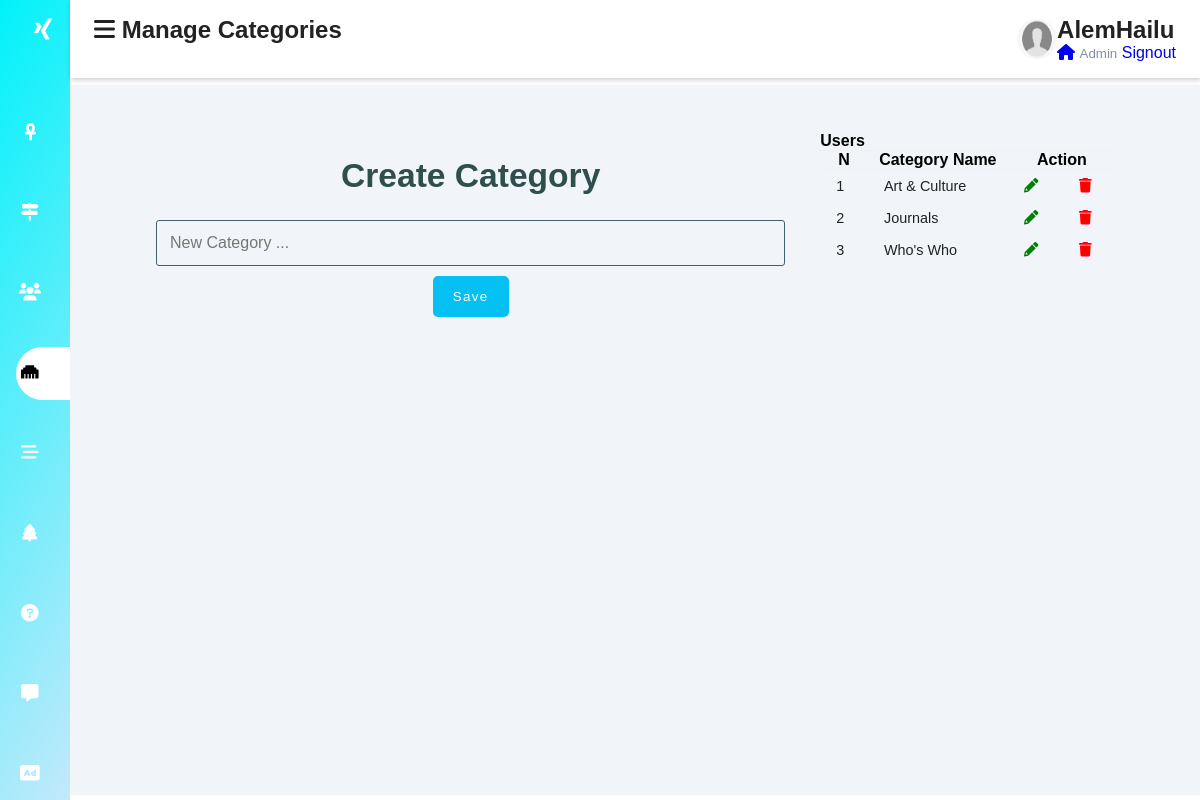
Screenshot of /admin/categories.php (signed in) with the database file from the repository.
### tables this page shows
CREATE TABLE users (
    id int AUTO_INCREMENT PRIMARY KEY NOT NULL,
    fullname nvarchar(260) NOT NULL,
    username nvarchar(32) UNIQUE NOT NULL,
    password nvarchar(64) NOT NULL,      
    user_role enum('Admin', 'Author') NOT NULL DEFAULT 'Author',
    email nvarchar(260) UNIQUE NOT NULL,
    tel nvarchar(16) UNIQUE NOT NULL,
    bio nvarchar(1024) NULL,
    avatar nvarchar(260) DEFAULT 'assets/static-files/avatar-profile.png',           
    active tinyint DEFAULT 1,            
    created_at datetime DEFAULT CURRENT_TIMESTAMP NOT NULL,

    INDEX(fullname(16)),
    INDEX(email(16)),
    INDEX(tel(8)),
    INDEX(username(16))
);

CREATE TABLE post_categories (
     id int AUTO_INCREMENT PRIMARY KEY NOT NULL,
     category nvarchar(128) UNIQUE NOT NULL,

     INDEX(category(16))
 );

### admin/include/admin-generals.php (called while the page is built, shortened)
<?php
require_once($_SERVER['DOCUMENT_ROOT'] . '/xpress-media/config.php');
function Get_Result($sql) {
    global $conn;
    $result_set = mysqli_query($conn, $sql);
    $result_array = mysqli_fetch_all($result_set, MYSQLI_ASSOC);
    return $result_array;
}
?>

### admin/include/manage-users.php (called while the page is built, shortened)
<?php
require_once('admin-generals.php');
function Get_Users() {
    $sql = "SELECT * FROM users";
    $result = Get_Result($sql);
    return $result;
}
?>

### admin/include/admin-functions.php (called while the page is built, shortened)
<?php
require_once('admin-generals.php');
$isEditingCategory = false;
$category_name = "";
?>

### admin/include/manage-posts.php (called while the page is built, shortened)
<?php
require_once('admin-generals.php');
function Get_Post_Categories() {
    $sql = "SELECT * FROM post_categories";
    $result = Get_Result($sql);
    return $result;
}
?>

### admin/categories.php (the view, shortened to what this page needs)
<?php require_once('include/admin-header-section.php');
    $page_name = "Manage Categories";
    $categories = Get_Post_Categories();
?>
</head>
<body>
    <?php require_once('include/admin-sidebar.php'); ?>
    <div class="main-content">
        <?php require_once('include/admin-headbar.php'); ?>
        <main>
            <div class="container content">
                    <div class="action">
                        <?php if($isEditingCategory === true): ?>
                            <h4 class="page-title">Update Category</h4>
                        <?php else: ?>
                            <h4 class="page-title">Create Category</h4>
                        <?php endif ?>
                        <form action="<?php echo BASE_URL . 'admin/categories.php'; ?>" method="POST">
                            <input type="text" name="category_name" value="<?php echo $category_name; ?>"
                                placeholder="New Category ..." required>
                            <div class="admin-button-wrapper">
                                <?php if ($isEditingCategory === true): ?>
                                    <button type="submit" class="admin-btn" name="update-category">Update</button>
                                <?php else: ?>
                                    <button type="submit" class="admin-btn" name="create-category">Save</button>
                                <?php endif ?>
                            </div>
                        </form>
                    </div>
                    <div class="table-div">
                        <?php if(empty($user_info)): ?>
                            <h1>No Categories in the database</h1>
                        <?php else: ?>
                            <h4>Users</h4>
                            <table class="table">
                                <thead>
                                    <th>N</th>
                                    <th>Category Name</th>
                                    <th colspan="2">Action</th>
                                </thead>
                                <tbody>
                                    <?php foreach($categories as $key => $category): ?>
                                        <tr>
                                            <td><?php echo $key + 1; ?></td>
                                            <td><?php echo $category['category']; ?></td>
                                            <td class="table-icon">
                                                <a href="categories.php?edit-category=<?php echo $category['id']; ?>"
                                                    style="color:green;" onMouseOut="style.color='green'"
                                                    onMouseOver="style.color='aqua'">
                                                    <span class="fa fa-pencil btn edit"></span>
                                                </a>
                                            </td>
                                            <td class="table-icon">
                                                <a href="categories.php?delete-category=<?php echo $category['id']; ?>"
                                                    style="color:red;" onMouseOut="style.color='red'"
                                                    onMouseOver="style.color='aqua'">
                                                <span class="fa fa-trash btn delete"></span>
                                                </a>
                                            </td>
                                        </tr>
                                    <?php endforeach ?>
                                </tbody>
                            </table>
                        <?php endif ?>
                    </div>
            </div>
        </main>
    </div>
</body>
</html>

### admin/include/admin-headbar.php
<header>
    <h2>
        <label for="nav-toggle">
            <span class="fas fa-bars"></span>
        </label>
        <?php echo $page_name; ?>
    </h2>
    <div class="user-wrapper">
        <?php if(isset($user_info['avatar'])): ?>
            <img src="<?php echo BASE_URL . $user_info['avatar']; ?>" width="40px" height="40px" alt="">
        <?php else: ?>
            <img src="<?php echo BASE_URL; ?>assets/static-files/avatar-profile.png" width="40px" height="40px" alt="">
        <?php endif ?>
        <div>
            <h2><?php echo $user_info['username']; ?></h2>
            <a href="<?php echo BASE_URL; ?>index.php"><span class="fa-solid fa-house"></span></a>
            <small><?php echo $user_info['user_role']; ?></small>
            <a href="<?php echo BASE_URL; ?>/include/logout.php">Signout</a>
        </div>
    </div>
</header>

### css/all.css (style rules this page uses)
.fa-bars:before { content: "\f0c9"; }
.fa-trash:before { content: "\f1f8"; }

### css/admin-style.css (style rules this page uses)
:root { --main-color: linear-gradient(120deg, #01f2fa 0%, #c2e9fb 100%); --color-dark: #1D2231; --text-gray: #8390A2; --error-back-color: linear-gradient(100deg, rgb(202, 202, 202), rgb(222, 228, 227)); --error-color: red; --title-font: 'Libre', cursive; --heading-font: 'Playfair', cursive; --content-font: 'Cormorant', cursive; --link-font: 'Slabo', cursive; --alt-content-font: 'Oswald', cursive; }
* { padding: 0; margin: 0; box-sizing: border-box; list-style-type: none; text-decoration: none; font-family: sans-serif; }
.main-content { transition: margin-left 300ms; margin-left: 345px; }
header { background: #fff; display: flex; justify-content: space-between; padding: 1rem 1.5rem; box-shadow: 1px 2px 5px rgba(0, 0, 0, 0.2); position: fixed; left: 345px; width: calc(100% - 345px); top: 0; z-index: 100; transition: left 300ms; }
header h2 { color: #222; }
.user-wrapper { display: flex; align-items: center; }
.user-wrapper img { border-radius: 50%; margin-left: 1rem; }
.user-wrapper small { display: inline-block; color: var(--text-gray); }
main { margin-top: 85px; padding: 2rem 1.5rem; background: #f1f5f9; min-height: calc(100vh - 90px); }
table { border-collapse: collapse; }
thead th { font-size: 700; }
td { padding: .5rem 1rem; font-size: .9rem; color: #222; }
.page-title { font-size: 2.1rem; color: darkslategray; }
.container { display: flex; justify-content: space-evenly; width: 95%; margin: 5px auto 50px; padding: 10px 0px 50px; }
form { width: 60%; margin: 5px auto; padding-bottom: 50px; }
form input[type=file], input[type=email], input[type=password], input[type=text], input[type=number], input[type=date], form select, form textarea { width: 100%; display: block; padding: 13px 13px; font-size: 1em; margin: 5px auto 10px; border-radius: 3px; box-sizing : border-box; background: transparent; border: 1px solid #3E606F; }
.admin-button-wrapper { display: flex; justify-content: space-evenly; }
.admin-btn { color: white; background: #05c0f3; text-align: center; border: none; border-radius: 5px; display: block; letter-spacing: .1em; padding: 13px 20px; text-decoration: none; }
.container.content .action { width: 100%; float: left; text-align: center; }
.container.content .action form { width: 90%; }
.container.content .action .page-title { margin: 25px; }
.table-div { float: left; width: 47%; }
.table-div table { width: 90%; }
@media only screen and (max-width: 1200px) { .main-content { margin-left: 70px; } }
@media only screen and (max-width: 1200px) { .main-content header { width: calc(100% - 70px); left: 70px; } }

### rows the page displays
users: avatar (picture), username "AlemHailu", user_role "Admin"
post_categories: category "Art & Culture"
post_categories: category "Journals"
post_categories: category "Who's Who"

### other values shown
$page_name "Manage Categories"
